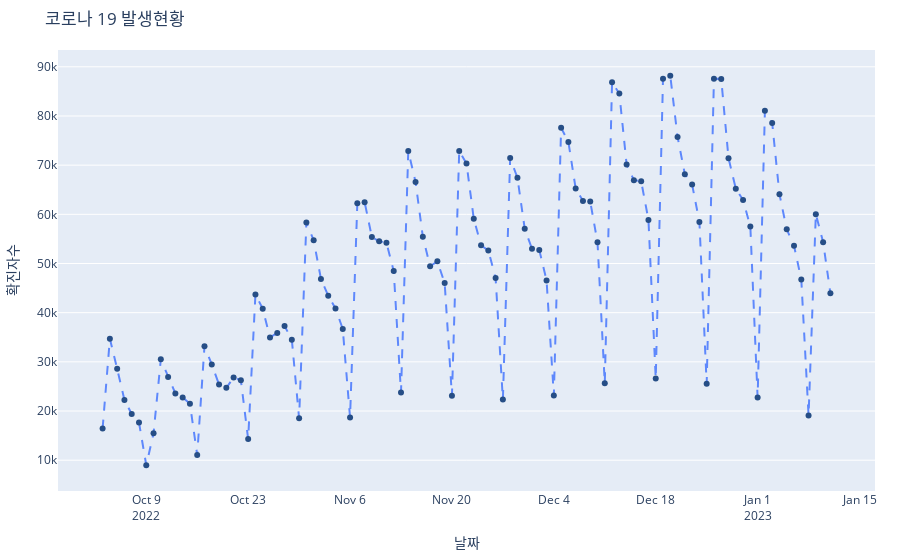

Notebook code cell kept with this figure:
### Markdown cell above
# Layout 속성 (go.Figure()에서 할당)

### Code cell
fig = go.Figure(
    data = {
        'type' : 'scatter',
        'mode' : 'markers+lines',
        'x' : df_covid19_100.loc[df_covid19_100['iso_code']=='KOR','date'],
        'y' : df_covid19_100.loc[df_covid19_100['iso_code']=='KOR','new_cases'],
        'marker' : {'color':'#264E86'},
        'line' : {'color':'#5E88FC','dash':'dash'}
    },
    layout = { ## layout 속성의 설정
        'title':'코로나 19 발생현황', # 전체 제목 설정
        'xaxis':{'title':'날짜','showgrid':False}, # X축 layout 속성 설정
        'yaxis':{'title':'확진자수'}, # y축 layout 속성 설정
        'margin': margins_P # 여백 설정
    })
fig.show()
